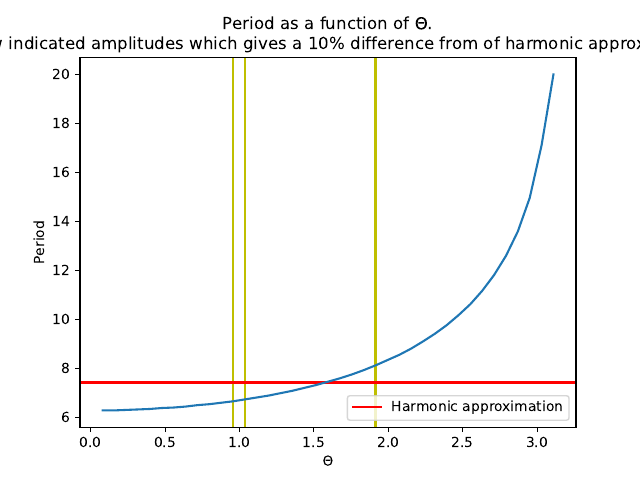

Recreate this plot in Python.
from scipy.integrate import solve_ivp
import matplotlib.pyplot as plt
import numpy as np
from Q1 import unit_period

def evolution(l=1.0):
    omega = 1.0
    def E(state):
        theta, d_theta = state
        return d_theta**2/2-omega**2*np.cos(theta)

    def f(t, state):
        theta, d_theta = state
        return np.array([d_theta, -omega**2*np.sin(theta)])
    
    return E, f

tmax = 10
n = 1024
t = np.linspace(0.0, tmax, n)
tol = 1e-12

periods = np.zeros([100])

def period_for(theta):
    E, f = evolution(theta)

    # l = 1.0
    state = np.array([theta,0.0]); E0 = E(state)


    def stop(t, state):
        x, v = state
        return v

    stop.terminal = True
    stop.direction = 1

    soln = solve_ivp(f, [t[0],t[-1]], state, method='Radau', t_eval=t, atol=1e-12, events=stop)

    period = np.max(soln.t)*2
    return period

thetas = np.linspace(0, 0.99*np.pi, 40)[1:]

periods = np.vectorize(period_for)(thetas)

fig, ax = plt.subplots()

for t, p in zip(thetas, periods):
    if np.abs(np.abs(p-unit_period())/unit_period()-0.1) < 0.01:
        ax.axvline(x=t, c="y")
ax.axhline(y=unit_period(), color="r", label="Harmonic approximation")
ax.set_title("Period as a function of $\\Theta$.\n Yellow indicated amplitudes which gives a 10% difference from of harmonic approximation")
ax.set_xlabel("$\\Theta$")
ax.set_ylabel("Period")
ax.plot(thetas, periods)
ax.legend()
fig.savefig("Q4.pdf")
plt.show()